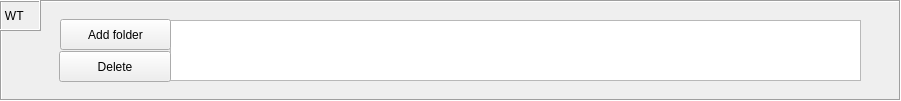
     <widget class="QFrame" name="frame_Control">
      <property name="geometry">
       <rect>
        <x>10</x>
        <y>130</y>
        <width>901</width>
        <height>101</height>
       </rect>
      </property>
      <property name="frameShape">
       <enum>QFrame::Box</enum>
      </property>
      <property name="frameShadow">
       <enum>QFrame::Sunken</enum>
      </property>
      <widget class="QListWidget" name="listWidget_Control">
       <property name="geometry">
        <rect>
         <x>170</x>
         <y>20</y>
         <width>691</width>
         <height>61</height>
        </rect>
       </property>
      </widget>
      <widget class="QPushButton" name="ButtonAddControlFolder">
       <property name="geometry">
        <rect>
         <x>60</x>
         <y>19</y>
         <width>111</width>
         <height>31</height>
        </rect>
       </property>
       <property name="text">
        <string>Add folder</string>
       </property>
      </widget>
      <widget class="QPushButton" name="ButtonDeleteControlFolder">
       <property name="geometry">
        <rect>
         <x>59</x>
         <y>51</y>
         <width>112</width>
         <height>31</height>
        </rect>
       </property>
       <property name="text">
        <string>Delete</string>
       </property>
      </widget>
      <widget class="QLabel" name="label_6">
       <property name="geometry">
        <rect>
         <x>-10</x>
         <y>0</y>
         <width>51</width>
         <height>31</height>
        </rect>
       </property>
       <property name="frameShape">
        <enum>QFrame::Box</enum>
       </property>
       <property name="frameShadow">
        <enum>QFrame::Raised</enum>
       </property>
       <property name="text">
        <string>   WT</string>
       </property>
       <property name="textFormat">
        <enum>Qt::PlainText</enum>
       </property>
      </widget>
     </widget>
